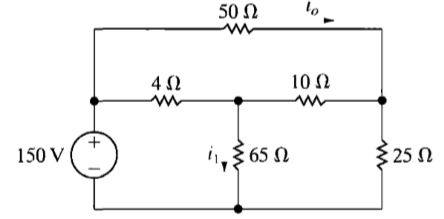
#> input picture images/1.PNG, 444 x 219 px
$ python test_preprocessing.py   (older library calls are emulated)
#> lines starting #> are read from the running program, lines starting #| are printed output that depends on the picture; after the words box and inside, x2 and y2 are one past the last pixel; in counts of white or black regions, pixels touching at a corner belong together
import numpy as np
import cv2
import os, os.path

imgstring = "1";
imgtype = ".PNG";

##does not work to close the Ohm sign when broken at the top.

featurestype = "";

im = cv2.imread("images/" + imgstring + imgtype,cv2.CV_LOAD_IMAGE_COLOR)
#> im is the input picture: shape (219, 444, 3); min 0, max 255, mean 245.1
im3 = im.copy();

gray = cv2.cvtColor(im,cv2.COLOR_BGR2GRAY)
thresh = cv2.adaptiveThreshold(gray,255,1,1,11,2)
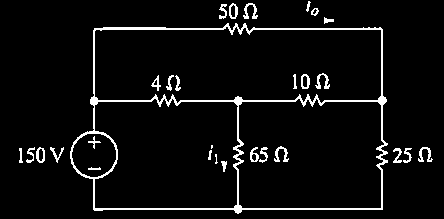
#> thresh: shape (219, 444); 5.3% white in thin lines or dots
#cv2.imshow('norm', gray);
#key = cv2.waitKey(0)
kernel = np.ones((2,2),np.uint8)
dilation= cv2.dilate(thresh,kernel,iterations = 1)
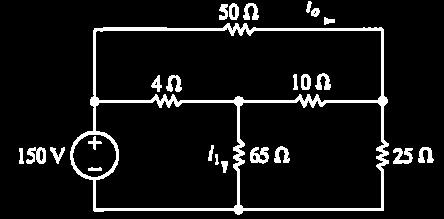
#> dilation: shape (219, 444); 8% white; 24 white regions, largest, box (x1, y1, x2, y2) and area: (70, 23, 389, 215) 5229, (26, 147, 46, 164) 217, (250, 147, 269, 164) 213
erosion= cv2.erode(dilation,kernel,iterations = 1)
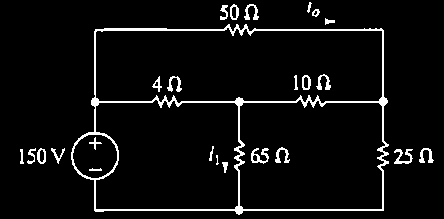
#> erosion: shape (219, 444); 5.3% white in thin lines or dots

cv2.imshow('dilate', erosion);
key = cv2.waitKey(0)
#> (key Esc is pressed here)

$ run again, with images/10.PNG copied over images/1.PNG
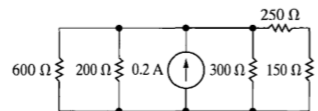
#> input picture images/10.PNG, 318 x 111 px
#> im is the input picture: shape (111, 318, 3); min 0, max 255, mean 239.5
#> `thresh = cv2.adaptiveThreshold(gray,255,1,1,11,2)`:
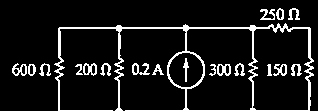
#> thresh: shape (111, 318); 9.7% white in thin lines or dots, all inside (x1, y1, x2, y2) = (12, 8, 314, 111)
#> dilation: shape (111, 318); 14.5% white; 14 white regions, largest, box (x1, y1, x2, y2) and area: (54, 23, 315, 111) 3095, (12, 63, 37, 77) 246, (260, 8, 285, 21) 231
#> `erosion= cv2.erode(dilation,kernel,iterations = 1)`:
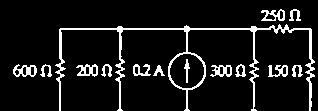
#> erosion: shape (111, 318); 9.3% white in thin lines or dots, all inside (x1, y1, x2, y2) = (13, 9, 315, 111)

$ run again, with images/11.PNG copied over images/1.PNG
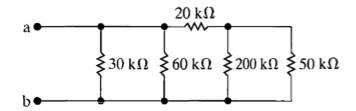
#> input picture images/11.PNG, 356 x 111 px
#> im is the input picture: shape (111, 356, 3); min 0, max 255, mean 240.8
#> `thresh = cv2.adaptiveThreshold(gray,255,1,1,11,2)`:
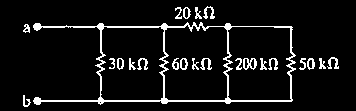
#> thresh: shape (111, 356); 7.8% white in thin lines or dots, all inside (x1, y1, x2, y2) = (23, 6, 339, 107)
#> dilation: shape (111, 356); 12.3% white; 14 white regions, largest, box (x1, y1, x2, y2) and area: (33, 22, 297, 106) 2964, (235, 58, 258, 71) 221, (195, 6, 216, 20) 189
#> `erosion= cv2.erode(dilation,kernel,iterations = 1)`:
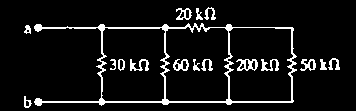
#> erosion: shape (111, 356); 8% white in thin lines or dots, all inside (x1, y1, x2, y2) = (24, 7, 340, 108)

$ run again, with images/12.PNG copied over images/1.PNG
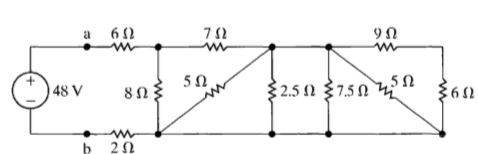
#> input picture images/12.PNG, 478 x 154 px
#> im is the input picture: shape (154, 478, 3); min 0, max 255, mean 243.5
#> `thresh = cv2.adaptiveThreshold(gray,255,1,1,11,2)`:
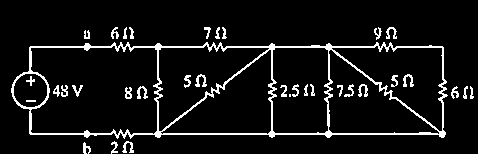
#> thresh: shape (154, 478); 7.7% white in thin lines or dots, all inside (x1, y1, x2, y2) = (11, 27, 474, 154)
#> dilation: shape (154, 478); 11.8% white; 33 white regions, largest, box (x1, y1, x2, y2) and area: (11, 42, 449, 140) 6161, (53, 85, 69, 98) 153, (195, 74, 208, 88) 119
#> `erosion= cv2.erode(dilation,kernel,iterations = 1)`:
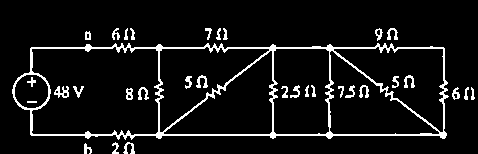
#> erosion: shape (154, 478); 7.8% white in thin lines or dots, all inside (x1, y1, x2, y2) = (12, 28, 475, 154)
